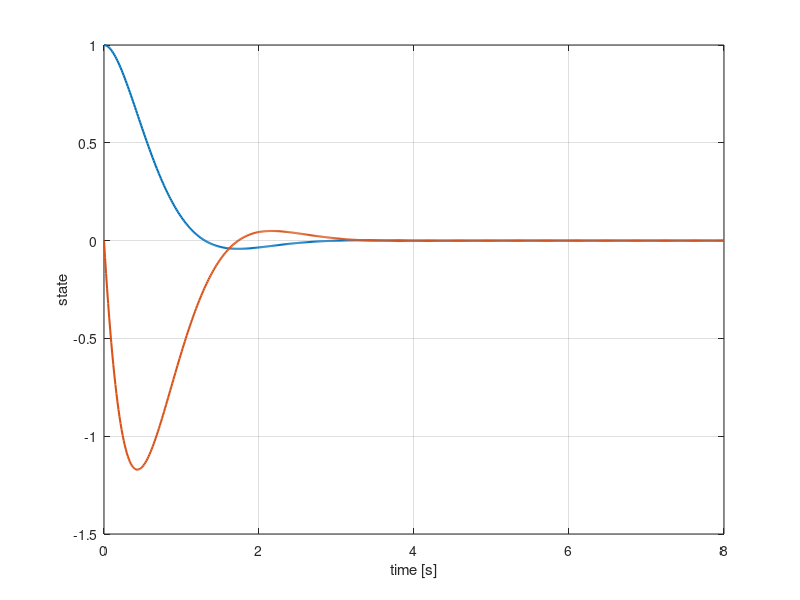

Here is the MATLAB script that generated this plot: (Note: this script raises an error after producing the figure.)
% Chapter30_Lesson3.m
% MATLAB/Simulink workflow for state-space analysis and design.
% Toolboxes commonly used: Control System Toolbox, Robust Control Toolbox,
% Simulink Control Design, Symbolic Math Toolbox, Model Predictive Control Toolbox.

clear; clc; close all;

% Mass-spring-damper plant: x1 = position, x2 = velocity
m = 1.0; c = 0.35; k = 2.0;
A = [0 1; -k/m -c/m];
B = [0; 1/m];
C = [1 0];
D = 0;
sys = ss(A, B, C, D);

fprintf('Open-loop poles:\n'); disp(eig(A));

Co = ctrb(A, B);
Ob = obsv(A, C);
fprintf('rank(ctrb) = %d, cond(ctrb) = %.3e\n', rank(Co), cond(Co));
fprintf('rank(obsv) = %d, cond(obsv) = %.3e\n', rank(Ob), cond(Ob));

% Pole placement design
p_des = [-2+1.5i, -2-1.5i];
K_place = place(A, B, p_des);
Acl_place = A - B*K_place;
fprintf('K_place =\n'); disp(K_place);
fprintf('Closed-loop poles by place:\n'); disp(eig(Acl_place));

% Continuous-time LQR design
Q = diag([20, 2]);
R = 0.5;
K_lqr = lqr(A, B, Q, R);
Acl_lqr = A - B*K_lqr;
fprintf('K_lqr =\n'); disp(K_lqr);
fprintf('Closed-loop poles by LQR:\n'); disp(eig(Acl_lqr));

% Gramian analysis
Wc = gram(sys, 'c');
Wo = gram(sys, 'o');
fprintf('Controllability Gramian:\n'); disp(Wc);
fprintf('Observability Gramian:\n'); disp(Wo);

% Closed-loop simulation from initial condition
sys_cl = ss(Acl_lqr, B, C, D);
t = linspace(0, 8, 600);
x0 = [1; 0];
[y, t, x] = initial(sys_cl, x0, t);
figure;
plot(t, x(:,1), 'LineWidth', 1.5); hold on;
plot(t, x(:,2), 'LineWidth', 1.5);
grid on; xlabel('time [s]'); ylabel('state');
legend('position', 'velocity');
title('Chapter 30 Lesson 3: LQR closed-loop response');

% Simulink note:
% 1. Insert a State-Space block with matrices A, B, C, D.
% 2. Add a Gain block with value -K_lqr in feedback from state output.
% 3. If the physical model is built from blocks, use linearize or linmod to obtain ss(A,B,C,D).
% 4. Compare Simulink output against initial(sys_cl,x0,t) for verification.
